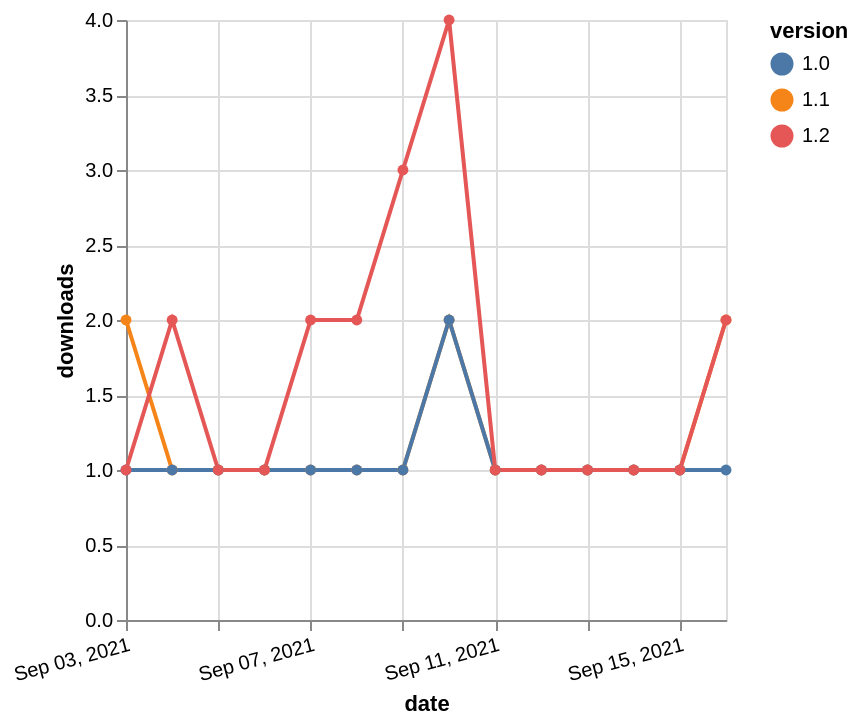

Source (Vega-Lite JSON):
### Vega-Lite specification from a JSON file in a GitHub repository (floating-point values rounded to 4 significant figures)
{"$schema": "https://vega.github.io/schema/vega-lite/v5.json", "description": "A simple bar chart with embedded data.", "data": {"values": [{"date": "2021-09-03", "total": 226, "delta": 2, "version": "1.1"}, {"date": "2021-09-04", "total": 227, "delta": 1, "version": "1.1"}, {"date": "2021-09-05", "total": 228, "delta": 1, "version": "1.1"}, {"date": "2021-09-06", "total": 229, "delta": 1, "version": "1.1"}, {"date": "2021-09-07", "total": 230, "delta": 1, "version": "1.1"}, {"date": "2021-09-08", "total": 231, "delta": 1, "version": "1.1"}, {"date": "2021-09-09", "total": 232, "delta": 1, "version": "1.1"}, {"date": "2021-09-10", "total": 234, "delta": 2, "version": "1.1"}, {"date": "2021-09-11", "total": 235, "delta": 1, "version": "1.1"}, {"date": "2021-09-12", "total": 236, "delta": 1, "version": "1.1"}, {"date": "2021-09-13", "total": 237, "delta": 1, "version": "1.1"}, {"date": "2021-09-14", "total": 238, "delta": 1, "version": "1.1"}, {"date": "2021-09-15", "total": 239, "delta": 1, "version": "1.1"}, {"date": "2021-09-16", "total": 241, "delta": 2, "version": "1.1"}, {"date": "2021-09-03", "total": 186, "delta": 1, "version": "1.0"}, {"date": "2021-09-04", "total": 187, "delta": 1, "version": "1.0"}, {"date": "2021-09-05", "total": 188, "delta": 1, "version": "1.0"}, {"date": "2021-09-06", "total": 189, "delta": 1, "version": "1.0"}, {"date": "2021-09-07", "total": 190, "delta": 1, "version": "1.0"}, {"date": "2021-09-08", "total": 191, "delta": 1, "version": "1.0"}, {"date": "2021-09-09", "total": 192, "delta": 1, "version": "1.0"}, {"date": "2021-09-10", "total": 194, "delta": 2, "version": "1.0"}, {"date": "2021-09-11", "total": 195, "delta": 1, "version": "1.0"}, {"date": "2021-09-12", "total": 196, "delta": 1, "version": "1.0"}, {"date": "2021-09-13", "total": 197, "delta": 1, "version": "1.0"}, {"date": "2021-09-14", "total": 198, "delta": 1, "version": "1.0"}, {"date": "2021-09-15", "total": 199, "delta": 1, "version": "1.0"}, {"date": "2021-09-16", "total": 200, "delta": 1, "version": "1.0"}, {"date": "2021-09-03", "total": 224, "delta": 1, "version": "1.2"}, {"date": "2021-09-04", "total": 226, "delta": 2, "version": "1.2"}, {"date": "2021-09-05", "total": 227, "delta": 1, "version": "1.2"}, {"date": "2021-09-06", "total": 228, "delta": 1, "version": "1.2"}, {"date": "2021-09-07", "total": 230, "delta": 2, "version": "1.2"}, {"date": "2021-09-08", "total": 232, "delta": 2, "version": "1.2"}, {"date": "2021-09-09", "total": 235, "delta": 3, "version": "1.2"}, {"date": "2021-09-10", "total": 239, "delta": 4, "version": "1.2"}, {"date": "2021-09-11", "total": 240, "delta": 1, "version": "1.2"}, {"date": "2021-09-12", "total": 241, "delta": 1, "version": "1.2"}, {"date": "2021-09-13", "total": 242, "delta": 1, "version": "1.2"}, {"date": "2021-09-14", "total": 243, "delta": 1, "version": "1.2"}, {"date": "2021-09-15", "total": 244, "delta": 1, "version": "1.2"}, {"date": "2021-09-16", "total": 246, "delta": 2, "version": "1.2"}]}, "width": "container", "mark": {"type": "line", "point": {"filled": true}}, "encoding": {"x": {"field": "date", "type": "temporal", "timeUnit": "yearmonthdate", "title": "date", "axis": {"labelAngle": -15}}, "y": {"field": "delta", "type": "quantitative", "title": "downloads"}, "color": {"field": "version", "type": "nominal"}, "tooltip": {"field": "delta"}}}
